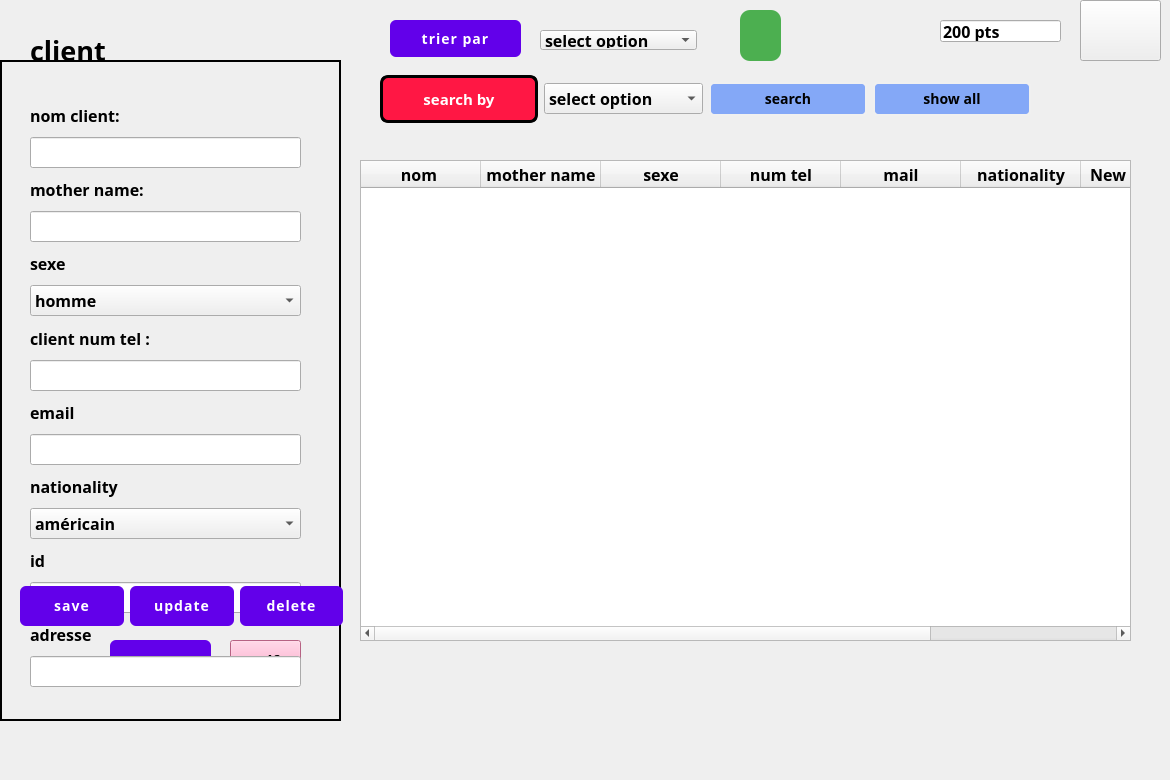
    <widget class="QWidget" name="messages_page_2">
     <property name="font">
      <font>
       <family>Segoe UI Black</family>
       <pointsize>12</pointsize>
       <bold>true</bold>
      </font>
     </property>
     <widget class="QLabel" name="label_103">
      <property name="geometry">
       <rect>
        <x>30</x>
        <y>710</y>
        <width>211</width>
        <height>61</height>
       </rect>
      </property>
      <property name="font">
       <font>
        <family>Segoe UI Black</family>
        <pointsize>12</pointsize>
        <bold>true</bold>
       </font>
      </property>
      <property name="text">
       <string/>
      </property>
     </widget>
     <widget class="QLabel" name="label_104">
      <property name="geometry">
       <rect>
        <x>0</x>
        <y>60</y>
        <width>341</width>
        <height>661</height>
       </rect>
      </property>
      <property name="styleSheet">
       <string notr="true">border: 2px solid black;</string>
      </property>
      <property name="text">
       <string/>
      </property>
     </widget>
     <widget class="QPushButton" name="pushButton_80">
      <property name="geometry">
       <rect>
        <x>110</x>
        <y>640</y>
        <width>101</width>
        <height>41</height>
       </rect>
      </property>
      <property name="styleSheet">
       <string notr="true">QPushButton {
    background-color: #6200ea;
    color: white;
    border-radius: 6px;
    padding: 10px 24px;
    font-size: 14px;
    letter-spacing: 1px;
    text-transform: uppercase;
    transition: background-color 0.3s ease;
}
QPushButton:hover {
    background-color: #3700b3;
}
QPushButton:pressed {
    background-color: #30009c;
}</string>
      </property>
      <property name="text">
       <string>reset</string>
      </property>
     </widget>
     <widget class="QWidget" name="layoutWidget_11">
      <property name="geometry">
       <rect>
        <x>380</x>
        <y>70</y>
        <width>651</width>
        <height>58</height>
       </rect>
      </property>
      <layout class="QHBoxLayout" name="horizontalLayout_27">
       <item>
        <widget class="QPushButton" name="pushButton_81">
         <property name="styleSheet">
          <string notr="true">QPushButton {
    background-color: #ff1744;
    color: white;
    border: 3px solid #000000;
    border-radius: 8px;
    padding: 10px 25px;
    font-size: 15px;
    font-weight: bold;
    box-shadow: 5px 5px 0 #000000;
    transition: box-shadow 0.2s ease, background-color 0.2s ease;
}
QPushButton:hover {
    background-color: #f01440;
    box-shadow: 3px 3px 0 #000000;
}
QPushButton:pressed {
    background-color: #d01235;
    box-shadow: 1px 1px 0 #000000;
}
</string>
         </property>
         <property name="text">
          <string>search by</string>
         </property>
        </widget>
       </item>
       <item>
        <widget class="QComboBox" name="comboBox_12">
         <item>
          <property name="text">
           <string>select option</string>
          </property>
         </item>
         <item>
          <property name="text">
           <string>sexe</string>
          </property>
         </item>
         <item>
          <property name="text">
           <string>id</string>
          </property>
         </item>
        </widget>
       </item>
       <item>
        <widget class="QPushButton" name="pushButton_82">
         <property name="styleSheet">
          <string notr="true">  font-size: 14px;
    padding: 5px 10px;
    border: 2px solid #f0f0f0;
    border-radius: 5px;
    background-color: #84a8f7;
</string>
         </property>
         <property name="text">
          <string>search</string>
         </property>
        </widget>
       </item>
       <item>
        <widget class="QPushButton" name="pushButton_83">
         <property name="styleSheet">
          <string notr="true">  font-size: 14px;
    padding: 5px 10px;
    border: 2px solid #f0f0f0;
    border-radius: 5px;
    background-color: #84a8f7;
</string>
         </property>
         <property name="text">
          <string>show all</string>
         </property>
        </widget>
       </item>
      </layout>
     </widget>
     <widget class="QTableWidget" name="tableWidget_7">
      <property name="geometry">
       <rect>
        <x>360</x>
        <y>160</y>
        <width>771</width>
        <height>481</height>
       </rect>
      </property>
      <property name="focusPolicy">
       <enum>Qt::FocusPolicy::NoFocus</enum>
      </property>
      <property name="showGrid">
       <bool>false</bool>
      </property>
      <attribute name="horizontalHeaderMinimumSectionSize">
       <number>50</number>
      </attribute>
      <attribute name="horizontalHeaderDefaultSectionSize">
       <number>120</number>
      </attribute>
      <attribute name="horizontalHeaderStretchLastSection">
       <bool>true</bool>
      </attribute>
      <attribute name="verticalHeaderVisible">
       <bool>false</bool>
      </attribute>
      <column>
       <property name="text">
        <string>nom </string>
       </property>
      </column>
      <column>
       <property name="text">
        <string>mother name</string>
       </property>
      </column>
      <column>
       <property name="text">
        <string>sexe</string>
       </property>
      </column>
      <column>
       <property name="text">
        <string>num tel</string>
       </property>
      </column>
      <column>
       <property name="text">
        <string>mail</string>
       </property>
      </column>
      <column>
       <property name="text">
        <string>nationality</string>
       </property>
      </column>
      <column>
       <property name="text">
        <string>New Column</string>
       </property>
      </column>
      <column>
       <property name="text">
        <string>adresse</string>
       </property>
      </column>
     </widget>
     <widget class="QLabel" name="label_105">
      <property name="geometry">
       <rect>
        <x>30</x>
        <y>30</y>
        <width>161</width>
        <height>41</height>
       </rect>
      </property>
      <property name="font">
       <font>
        <family>Segoe UI Black</family>
        <pointsize>20</pointsize>
        <bold>true</bold>
       </font>
      </property>
      <property name="text">
       <string>client</string>
      </property>
     </widget>
     <widget class="QPushButton" name="pushButton_84">
      <property name="geometry">
       <rect>
        <x>230</x>
        <y>640</y>
        <width>71</width>
        <height>41</height>
       </rect>
      </property>
      <property name="styleSheet">
       <string notr="true">background-color: rgb(255, 137, 184);</string>
      </property>
      <property name="text">
       <string>pdf</string>
      </property>
      <property name="icon">
       <iconset>
        <normaloff>../Users/sboui/Downloads/wetransfer_sidemenu_2024-10-04_1548/sidemenu/im/picture_as_pdf_24dp_5F6368_FILL0_wght400_GRAD0_opsz24.png</normaloff>../Users/sboui/Downloads/wetransfer_sidemenu_2024-10-04_1548/sidemenu/im/picture_as_pdf_24dp_5F6368_FILL0_wght400_GRAD0_opsz24.png</iconset>
      </property>
     </widget>
     <widget class="QPushButton" name="pushButton_85">
      <property name="geometry">
       <rect>
        <x>740</x>
        <y>10</y>
        <width>41</width>
        <height>51</height>
       </rect>
      </property>
      <property name="styleSheet">
       <string notr="true">QPushButton {
    background-color: #4CAF50;        /* Green background */
    color: white;                     /* White text */
    border: none;                     /* No border for a clean look */
    border-radius: 10px;              /* Rounded corners */
    padding: 10px 20px;               /* Padding */
    font-size: 16px;                  /* Text size */
    font-weight: bold;                /* Bold text */
    box-shadow: 3px 3px 10px rgba(0, 0, 0, 0.3); /* Shadow effect */
}

QPushButton:hover {
    background-color: #45a049;        /* Darker green on hover */
}

QPushButton:pressed {
    background-color: #3e8e41;        /* Darker green on press */
}

QPushButton:disabled {
    background-color: #cccccc;        /* Gray background when disabled */
    color: #666666;                   /* Gray text when disabled */
}
</string>
      </property>
      <property name="text">
       <string/>
      </property>
      <property name="icon">
       <iconset>
        <normaloff>../Users/sboui/Downloads/wetransfer_sidemenu_2024-10-04_1548/sidemenu/m/pngtree-vector-pie-chart-icon-png-image_4894574.jpg</normaloff>../Users/sboui/Downloads/wetransfer_sidemenu_2024-10-04_1548/sidemenu/m/pngtree-vector-pie-chart-icon-png-image_4894574.jpg</iconset>
      </property>
      <property name="iconSize">
       <size>
        <width>50</width>
        <height>50</height>
       </size>
      </property>
     </widget>
     <widget class="QPushButton" name="pushButton_86">
      <property name="geometry">
       <rect>
        <x>390</x>
        <y>20</y>
        <width>131</width>
        <height>37</height>
       </rect>
      </property>
      <property name="styleSheet">
       <string notr="true">QPushButton {
    background-color: #6200ea;
    color: white;
    border-radius: 6px;
    padding: 10px 24px;
    font-size: 14px;
    letter-spacing: 1px;
    text-transform: uppercase;
    transition: background-color 0.3s ease;
}
QPushButton:hover {
    background-color: #3700b3;
}
QPushButton:pressed {
    background-color: #30009c;
}</string>
      </property>
      <property name="text">
       <string>trier par</string>
      </property>
     </widget>
     <widget class="QComboBox" name="comboBox_27">
      <property name="geometry">
       <rect>
        <x>540</x>
        <y>30</y>
        <width>157</width>
        <height>20</height>
       </rect>
      </property>
      <item>
       <property name="text">
        <string>select option</string>
       </property>
      </item>
      <item>
       <property name="text">
        <string>contact</string>
       </property>
      </item>
      <item>
       <property name="text">
        <string>room no</string>
       </property>
      </item>
     </widget>
     <widget class="QWidget" name="layoutWidget_12">
      <property name="geometry">
       <rect>
        <x>30</x>
        <y>100</y>
        <width>271</width>
        <height>587</height>
       </rect>
      </property>
      <layout class="QVBoxLayout" name="verticalLayout_12">
       <item>
        <widget class="QLabel" name="label_106">
         <property name="font">
          <font>
           <family>Segoe UI Black</family>
           <pointsize>12</pointsize>
           <bold>true</bold>
          </font>
         </property>
         <property name="text">
          <string>nom client:</string>
         </property>
        </widget>
       </item>
       <item>
        <widget class="QLineEdit" name="lineEdit_30"/>
       </item>
       <item>
        <widget class="QLabel" name="label_107">
         <property name="font">
          <font>
           <family>Segoe UI Black</family>
           <pointsize>12</pointsize>
           <bold>true</bold>
          </font>
         </property>
         <property name="text">
          <string>mother name:</string>
         </property>
        </widget>
       </item>
       <item>
        <widget class="QLineEdit" name="lineEdit_31"/>
       </item>
       <item>
        <widget class="QLabel" name="label_108">
         <property name="font">
          <font>
           <family>Segoe UI Black</family>
           <pointsize>12</pointsize>
           <bold>true</bold>
          </font>
         </property>
         <property name="text">
          <string>sexe</string>
         </property>
        </widget>
       </item>
       <item>
        <widget class="QComboBox" name="comboBox_13">
         <item>
          <property name="text">
           <string>homme</string>
          </property>
         </item>
         <item>
          <property name="text">
           <string>femme</string>
          </property>
         </item>
        </widget>
       </item>
       <item>
        <widget class="QLabel" name="label_109">
         <property name="font">
          <font>
           <family>Segoe UI Black</family>
           <pointsize>12</pointsize>
           <bold>true</bold>
          </font>
         </property>
         <property name="text">
          <string>client num tel :</string>
         </property>
        </widget>
       </item>
       <item>
        <widget class="QLineEdit" name="lineEdit_32"/>
       </item>
       <item>
        <widget class="QLabel" name="label_110">
         <property name="font">
          <font>
           <family>Segoe UI Black</family>
           <pointsize>12</pointsize>
           <bold>true</bold>
          </font>
         </property>
         <property name="text">
          <string>email</string>
         </property>
        </widget>
       </item>
       <item>
        <widget class="QLineEdit" name="lineEdit_33"/>
       </item>
       <item>
        <widget class="QLabel" name="label_111">
         <property name="font">
          <font>
           <family>Segoe UI Black</family>
           <pointsize>12</pointsize>
           <bold>true</bold>
          </font>
         </property>
         <property name="text">
          <string>nationality</string>
         </property>
        </widget>
       </item>
       <item>
        <widget class="QComboBox" name="comboBox_14">
         <item>
          <property name="text">
           <string>américain</string>
          </property>
         </item>
         <item>
          <property name="text">
           <string>africain</string>
          </property>
         </item>
        </widget>
       </item>
       <item>
        <widget class="QLabel" name="label_112">
         <property name="font">
          <font>
           <family>Segoe UI Black</family>
           <pointsize>12</pointsize>
           <bold>true</bold>
          </font>
         </property>
         <property name="text">
          <string>id</string>
         </property>
        </widget>
       </item>
       <item>
        <widget class="QLineEdit" name="lineEdit_34"/>
       </item>
       <item>
        <widget class="QLabel" name="label_113">
         <property name="font">
          <font>
           <family>Segoe UI Black</family>
           <pointsize>12</pointsize>
           <bold>true</bold>
          </font>
         </property>
         <property name="text">
          <string>adresse</string>
         </property>
        </widget>
       </item>
       <item>
        <widget class="QLineEdit" name="lineEdit_35"/>
       </item>
      </layout>
     </widget>
     <widget class="QWidget" name="layoutWidget_13">
      <property name="geometry">
       <rect>
        <x>20</x>
        <y>580</y>
        <width>323</width>
        <height>52</height>
       </rect>
      </property>
      <layout class="QHBoxLayout" name="horizontalLayout_28">
       <item>
        <widget class="QPushButton" name="pushButton_87">
         <property name="styleSheet">
          <string notr="true">QPushButton {
    background-color: #6200ea;
    color: white;
    border-radius: 6px;
    padding: 10px 24px;
    font-size: 14px;
    letter-spacing: 1px;
    text-transform: uppercase;
    transition: background-color 0.3s ease;
}
QPushButton:hover {
    background-color: #3700b3;
}
QPushButton:pressed {
    background-color: #30009c;
}
</string>
         </property>
         <property name="text">
          <string>save</string>
         </property>
        </widget>
       </item>
       <item>
        <widget class="QPushButton" name="pushButton_88">
         <property name="styleSheet">
          <string notr="true">QPushButton {
    background-color: #6200ea;
    color: white;
    border-radius: 6px;
    padding: 10px 24px;
    font-size: 14px;
    letter-spacing: 1px;
    text-transform: uppercase;
    transition: background-color 0.3s ease;
}
QPushButton:hover {
    background-color: #3700b3;
}
QPushButton:pressed {
    background-color: #30009c;
}</string>
         </property>
         <property name="text">
          <string>update</string>
         </property>
        </widget>
       </item>
       <item>
        <widget class="QPushButton" name="pushButton_89">
         <property name="styleSheet">
          <string notr="true">QPushButton {
    background-color: #6200ea;
    color: white;
    border-radius: 6px;
    padding: 10px 24px;
    font-size: 14px;
    letter-spacing: 1px;
    text-transform: uppercase;
    transition: background-color 0.3s ease;
}
QPushButton:hover {
    background-color: #3700b3;
}
QPushButton:pressed {
    background-color: #30009c;
}</string>
         </property>
         <property name="text">
          <string>delete</string>
         </property>
        </widget>
       </item>
      </layout>
     </widget>
     <widget class="QPushButton" name="pushButton_90">
      <property name="geometry">
       <rect>
        <x>1080</x>
        <y>0</y>
        <width>81</width>
        <height>61</height>
       </rect>
      </property>
      <property name="text">
       <string/>
      </property>
      <property name="icon">
       <iconset>
        <normaloff>../Users/sboui/Pictures/154373502-argent-bonus-icône-de-points-de-fidélité-symbole-du-programme-de-remise-motif-de-cercles-jaunes.jpg</normaloff>../Users/sboui/Pictures/154373502-argent-bonus-icône-de-points-de-fidélité-symbole-du-programme-de-remise-motif-de-cercles-jaunes.jpg</iconset>
      </property>
      <property name="iconSize">
       <size>
        <width>80</width>
        <height>80</height>
       </size>
      </property>
     </widget>
     <widget class="QLineEdit" name="lineEdit_36">
      <property name="geometry">
       <rect>
        <x>940</x>
        <y>20</y>
        <width>121</width>
        <height>22</height>
       </rect>
      </property>
      <property name="text">
       <string>200 pts</string>
      </property>
     </widget>
    </widget>
